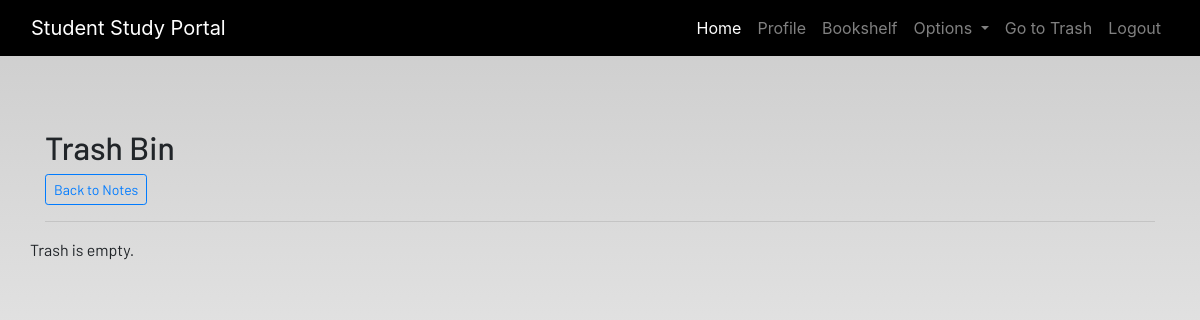
Before: /notes/trash/ (signed in) with the older database file.
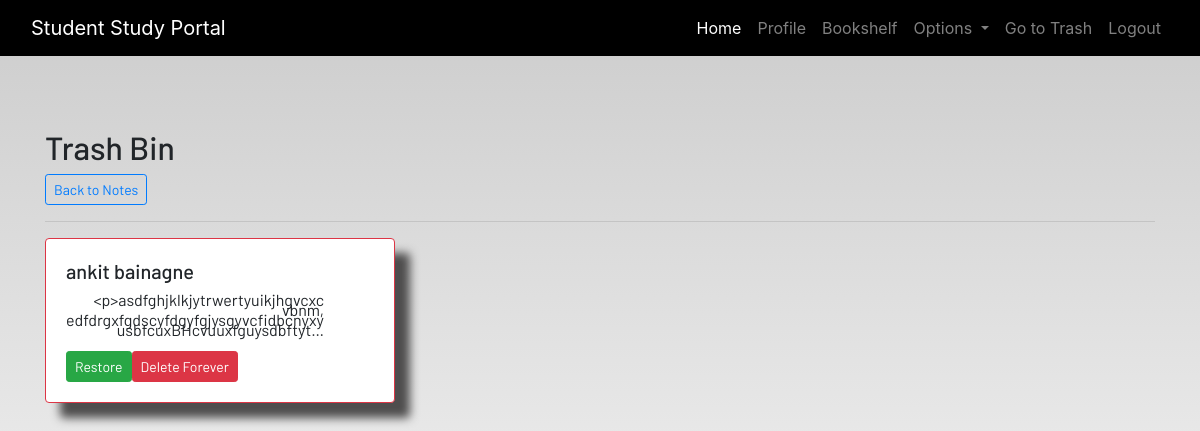
After: the same page with the newer database file.
### dashboard/models.py (models this page shows, shortened)
class Note(models.Model):
    user = models.ForeignKey(User, on_delete=models.CASCADE)
    title = models.CharField(max_length=200 )
    description = RichTextUploadingField()
    attachment = models.FileField(upload_to="pdfs/", blank=True, null=True)  # for PDF, images, slides
    is_deleted = models.BooleanField(default=False)
    class Meta :
        verbose_name = 'Note'
        verbose_name_plural = 'Note'

### dashboard/views.py (the view)
# urls.py: path('notes/trash/', views.trash_notes, name='trash_notes'),
def trash_notes(request):
    trashed = Note.objects.filter(user=request.user, is_deleted=True)
    return render(request, 'dashboard/trash.html', {'notes': trashed})

### dashboard/templates/dashboard/trash.html (shortened to what this page needs)
{% extends 'dashboard/base.html' %}
{% block content %}
<div class="container my-4">
  <h2>Trash Bin</h2>
  <a href="{% url 'notes' %}" class="btn btn-outline-primary btn-sm float-end">Back to Notes</a>
  <hr>
  <div class="row">
    {% for note in notes %}
      <div class="col-md-4">
        <div class="card mb-3 border-danger">
          <div class="card-body">
            <h5 class="card-title">{{ note.title }}</h5>
            <p class="card-text">{{ note.description|truncatechars:100 }}</p>
            <div class="d-flex gap-2 mt-2">
              <form method="post" action="{% url 'restore_note' note.id %}">
                <button type="submit" class="btn btn-sm btn-success">Restore</button>
              </form>
              <form method="post" action="{% url 'delete_forever' note.id %}">
                <button type="submit" class="btn btn-sm btn-danger">Delete Forever</button>
              </form>
            </div>
          </div>
        </div>
      </div>
    {% empty %}
      <p>Trash is empty.</p>
    {% endfor %}
  </div>
</div>
{% endblock %}

Changed rows visible on the page:
added Note: title "ankit bainagne", description "<p>asdfghjklkjytrwertyuikjhgvcxc vbnm, edfdrgxfgdscyfdgyfgjysgyvcfidbcnyxyusbfcuxBHcvuuxfguysdbftyt…"
Other visible differences:
text no longer shown: "Trash is empty."
